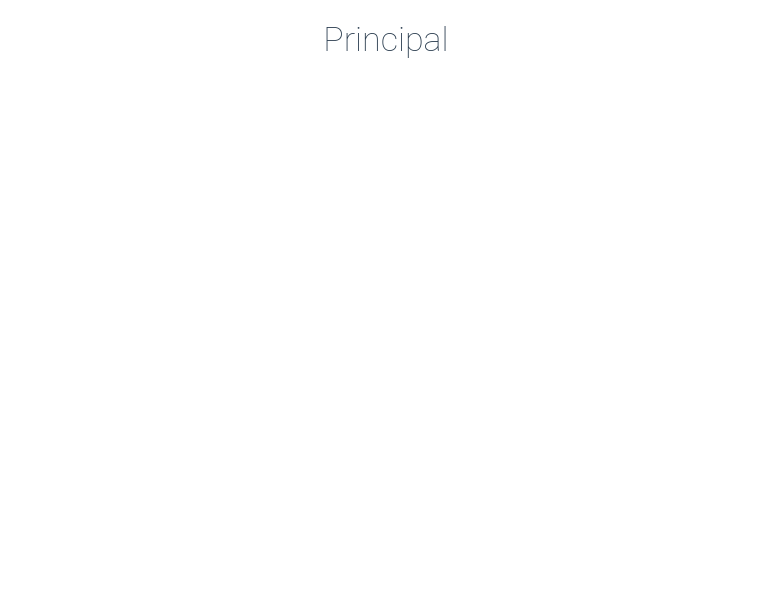
<?xml version="1.0" encoding="UTF-8"?>
<ui version="4.0">
 <class>Form</class>
 <widget class="QWidget" name="Form">
  <property name="geometry">
   <rect>
    <x>0</x>
    <y>0</y>
    <width>772</width>
    <height>592</height>
   </rect>
  </property>
  <property name="windowTitle">
   <string>Form</string>
  </property>
  <property name="styleSheet">
   <string notr="true">QWidget{
	color: #2c3e50;
	background-color: #ffffff;
}
QLabel{
	font-family: Roboto;
	text-align: center;
	font-size: 16px;
}
QLineEdit{
	height: 32px;
	font-family: Roboto;
	font-size: 16px;
	color: #000000;
	border: 0px;
	border-bottom: 1px solid #34495e;
}
QPushButton{
	font-family: Roboto;
	font-size: 16px;
	font-weight: 300;
	text-align: center;
	color: #ecf0f1;
	border: 0;
	border-radius: 3px;
	background-color: #8e44ad;
}
QPushButton:hover{
	background: #9b59b6;
}
QComboBox{
	height: 32px;
	font-family: Roboto;
	font-size: 16px;
	color: #2c3e50;
	border: 0px;
	border-bottom: 1px solid #34495e;
}
QComboBox::drop-down {
    border: 0;
}
QComboBox::down-arrow{   
    border: 0;
	border-radius: 3px;
	background-color: #8e44ad;
	width: 14px;
	height: 30px;
}
QDateEdit{
	height: 32px;
	font-family: Roboto;
	font-size: 16px;
	color: #2c3e50;
	border: 0px;
	border-bottom: 1px solid #34495e;
}
QDateEdit::drop-down {
    border: 0;
}
QDateEdit::down-button {
    border: 0;
}
QDateEdit::up-button {
    border: 0;
}
QDateEdit::down-arrow{   
    border: 0;
	border-radius: 3px;
	background-color: #8e44ad;
	width: 14px;
	height: 14px;
}
QDateEdit::up-arrow{   
    border: 0;
	border-radius: 3px;
	background-color: #9b59b6;
	width: 14px;
	height: 14px;
}</string>
  </property>
  <layout class="QVBoxLayout" name="verticalLayout">
   <property name="spacing">
    <number>0</number>
   </property>
   <property name="leftMargin">
    <number>0</number>
   </property>
   <property name="topMargin">
    <number>9</number>
   </property>
   <property name="rightMargin">
    <number>0</number>
   </property>
   <property name="bottomMargin">
    <number>0</number>
   </property>
   <item>
    <widget class="QLabel" name="lblTitle">
     <property name="sizePolicy">
      <sizepolicy hsizetype="Preferred" vsizetype="Fixed">
       <horstretch>0</horstretch>
       <verstretch>0</verstretch>
      </sizepolicy>
     </property>
     <property name="minimumSize">
      <size>
       <width>0</width>
       <height>60</height>
      </size>
     </property>
     <property name="styleSheet">
      <string notr="true">QLabel{
	font-family: Roboto;
	font-weight: 100;
	font-size: 34px;
}</string>
     </property>
     <property name="text">
      <string>Principal</string>
     </property>
     <property name="alignment">
      <set>Qt::AlignCenter</set>
     </property>
    </widget>
   </item>
   <item>
    <layout class="QHBoxLayout" name="horizontalLayout_2">
     <property name="spacing">
      <number>0</number>
     </property>
     <property name="topMargin">
      <number>9</number>
     </property>
     <item>
      <widget class="QFrame" name="frame">
       <property name="minimumSize">
        <size>
         <width>400</width>
         <height>400</height>
        </size>
       </property>
       <layout class="QVBoxLayout" name="verticalLayout_2">
        <property name="spacing">
         <number>0</number>
        </property>
        <property name="leftMargin">
         <number>1</number>
        </property>
        <property name="topMargin">
         <number>0</number>
        </property>
        <property name="rightMargin">
         <number>0</number>
        </property>
        <property name="bottomMargin">
         <number>0</number>
        </property>
        <item>
         <widget class="QLabel" name="img">
          <property name="text">
           <string/>
          </property>
          <property name="pixmap">
           <pixmap>../resources/bg.jpg</pixmap>
          </property>
          <property name="alignment">
           <set>Qt::AlignBottom|Qt::AlignRight|Qt::AlignTrailing</set>
          </property>
         </widget>
        </item>
       </layout>
      </widget>
     </item>
    </layout>
   </item>
  </layout>
 </widget>
 <resources/>
 <connections/>
</ui>
